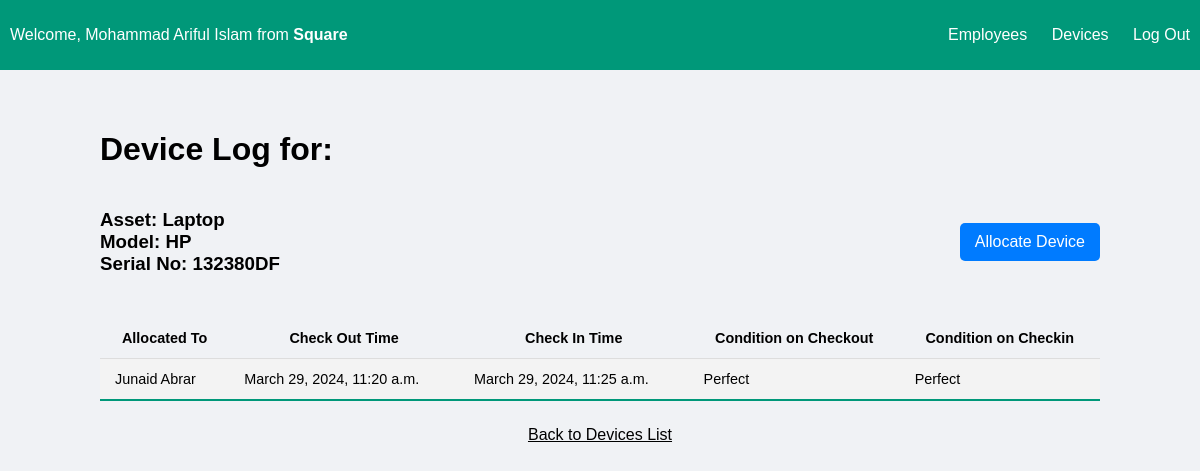
Page /devices/log/1/ (signed in) on the earlier database version.
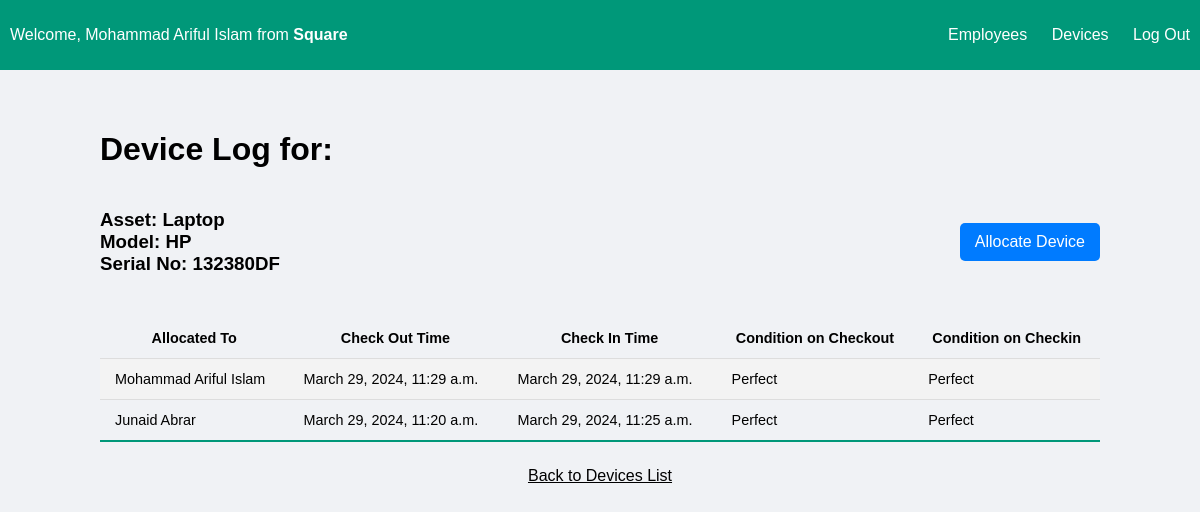
Same page on the later database version.
### assetTracker/models.py (models this page shows, shortened)
class DeviceLog(models.Model):
    device = models.ForeignKey(Device, on_delete=models.CASCADE)
    employee = models.ForeignKey(Employee, on_delete=models.CASCADE)
    check_out_time = models.DateTimeField(default=timezone.now)
    check_in_time = models.DateTimeField(null=True, blank=True)
    condition_on_checkout = models.CharField(max_length=100)
    condition_on_checkin = models.CharField(max_length=100, null=True, blank=True)

class Employee(models.Model):
    user = models.OneToOneField(User, on_delete=models.CASCADE, null=True, blank=True)
    name = models.CharField(max_length=100)
    company = models.ForeignKey(Company, on_delete=models.CASCADE)
    employee_type = models.CharField(max_length=20, choices=(('staff', 'Staff'), ('general', 'General Employee')))
    department = models.CharField(max_length=100)
    role = models.CharField(max_length=100)

### assetTracker/views.py (the view)
# urls.py: path('devices/log/<int:pk>/', views.view_device_log, name='view_device_log'),
@login_required(login_url='login')
def view_device_log(request, pk):
    device = get_object_or_404(Device, pk=pk, company=request.user.employee.company)
    logs = DeviceLog.objects.filter(device=device).order_by('-check_out_time')
    return render(request, 'device_log.html', {'device': device, 'logs': logs})

### assetTracker/templates/device_log.html (shortened to what this page needs)
{% extends 'navbar.html' %} {% block content %}
<div class="content-container">
    <h1>Device Log for:</h1>
    <div class="header-with-button">
        <h3>
            Asset: {{ device.name }}
            <br />
            Model: {{ device.model }} <br />
            Serial No: {{ device.serial_number }}
        </h3>
        {% if device.status == 'available' %}
        <a href="{% url 'allocate_device' device.id %}" class="action-button">Allocate Device</a>
        {% elif device.status == 'checked_out' %}
        <a href="{% url 'checkin_device' device.id %}" class="action-button">Check-in Device</a>
        {% endif %}
    </div>
    <table class="styled-table">
        <tr>
            <th>Allocated To</th>
            <th>Check Out Time</th>
            <th>Check In Time</th>
            <th>Condition on Checkout</th>
            <th>Condition on Checkin</th>
        </tr>
        {% for log in logs %}
        <tr>
            <td>{{ log.employee.name }}</td>
            <td>{{ log.check_out_time }}</td>
            {% if log.check_in_time is None %}
            <td>-</td>
            {% else %}
            <td>{{ log.check_in_time }}</td>
            {% endif %}
            <td>{{ log.condition_on_checkout }}</td>
            {% if log.condition_on_checkin is None %}
            <td>-</td>
            {% else %}
            <td>{{ log.condition_on_checkin }}</td>
            {% endif %}
        </tr>
        {% endfor %}
    </table>
    <a href="{% url 'list_devices' %}" style="display: flex; justify-content: center" class="back-link">Back to Devices
        List</a>
    {% endblock content %}

Differences in the rows shown:
added DeviceLog: employee.name "Mohammad Ariful Islam", check_out_time "March 29, 2024, 11:29 a.m.", check_in_time "March 29, 2024, 11:29 a.m.", condition_on_checkout "Perfect", condition_on_checkin "Perfect"
